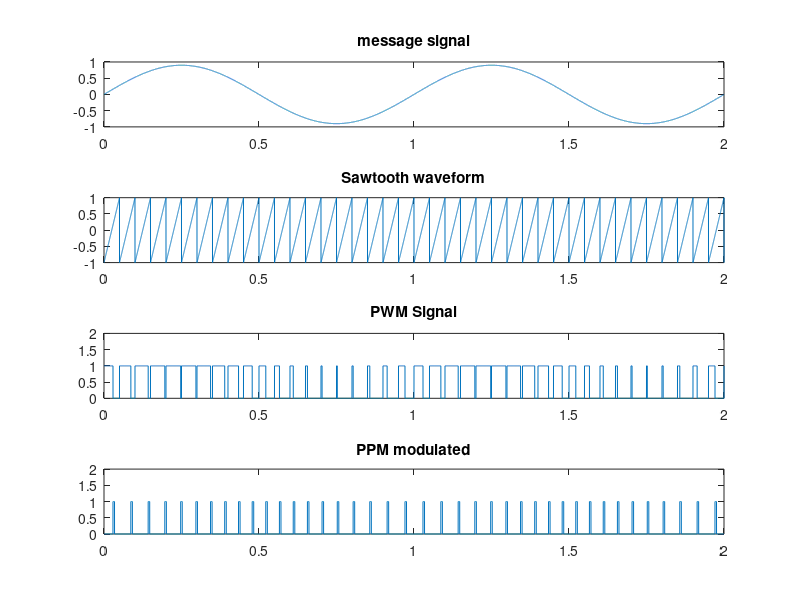

Source code (MATLAB):
%Octave Implementation

clc;
clear all;
close all
pkg load signal;

t=0:0.0001:2;
f1=1; % msg frequency
f2=20; % sawtooth frequency

mssg=0.9*sin(2*pi*f1*t);
subplot(4,1,1);
plot(t,mssg);
title('message signal')

%generation of sawtooth
sa = sawtooth(2*pi*f2*t);
subplot(4,1,2);
plot(t,sa)
title('Sawtooth waveform')

%Pulse Width Modulation
pwm=(mssg>sa);
subplot(4,1,3);
plot(t,pwm)
axis([min(t),max(t),0,2])
title('PWM Signal')

%%PPM generation
x1=~pwm; %inverter output
y1=diff(x1); % differentiator output
ppm=zeros(1,length(y1));
k=1;
while k<length(y1)
if y1(1,k) ==1
ppm(1,k:k+49)=ones(1,50); %pulse of width 50*0.0001=0.005 sec
k=k+49;
else k=k+1;
endif
endwhile
subplot(4,1,4)
plot(0:0.0001:1.9999,ppm)
axis([min(t),max(t),0,2])
title('PPM modulated');
